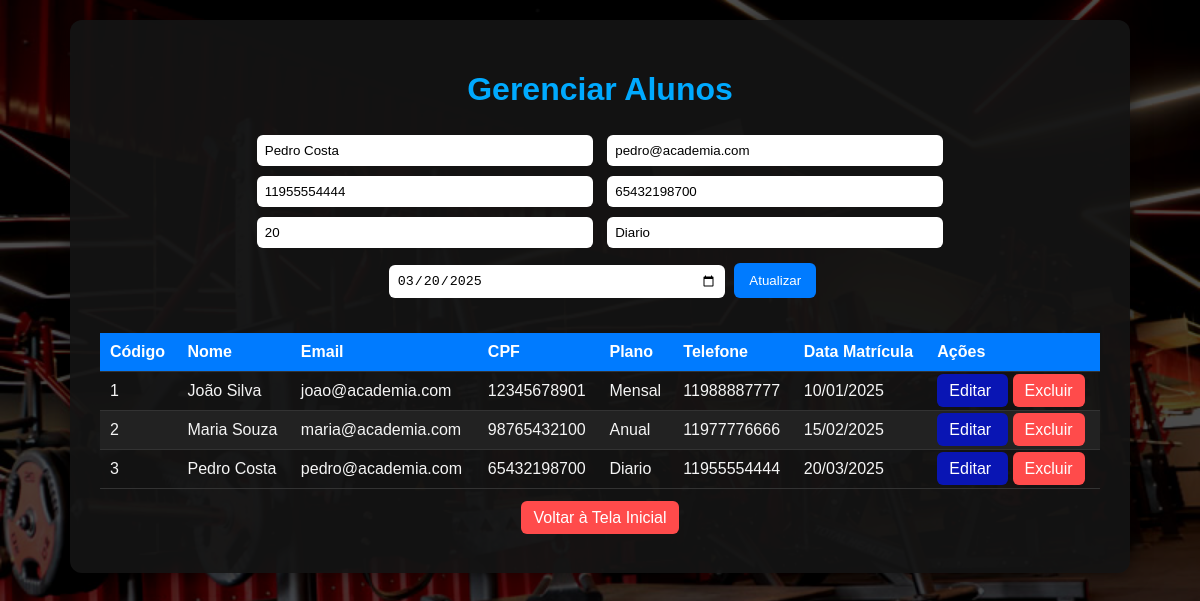
Page /aluno_crud.php?action=edit&id=3 (signed in) on the committed database.
### tables this page shows
CREATE TABLE aluno (
    cod_aluno bigint PRIMARY KEY auto_increment,
    nome_aluno varchar (50) not null,
    plano_pag varchar (20) not null,  
    idade varchar (2),
    telefone char(14),
    cpf char(14),
    email varchar (50),
    FOREIGN KEY (plano_pag) REFERENCES pag_aluno(plano_pag)
);

### aluno_crud.php (called while the page is built, shortened)
<?php
require_once 'backend/core/conexao.php';
require_once 'backend/class/Aluno.class.php';
$crud = new AlunoCRUD();
$action = $_GET['action'] ?? 'list';
$aluno_data = null;
if ($action === 'edit' && isset($_GET['id'])) {
    $aluno_data = $crud->buscarPorId($_GET['id']);
}
$alunos = $crud->listarTodos();
?>
<?php require_once 'views/aluno_list.view.php'; ?>

### backend/core/conexao.php (called while the page is built, shortened)
<?php
function conectar_db() {
    $dsn = 'mysql:host=' . DB_HOST . ';dbname=' . DB_NAME . ';charset=utf8';
    try {
        $pdo = new PDO($dsn, DB_USER, DB_PASS);
        $pdo->setAttribute(PDO::ATTR_ERRMODE, PDO::ERRMODE_EXCEPTION);
        return $pdo;
    } catch (PDOException $e) {
        die("Erro de Conexão com o Banco de Dados: " . $e->getMessage());
    }
}

### backend/class/aluno.class.php (called while the page is built, shortened)
<?php
require_once __DIR__ . '/../core/conexao.php';
class AlunoCRUD {
    private $pdo;
    public function __construct() {
        $this->pdo = conectar_db();
    }
    public function listarTodos() {
        $stmt = $this->pdo->query("SELECT * FROM aluno");
        return $stmt->fetchAll(PDO::FETCH_ASSOC);
    }
    public function buscarPorId($cod_aluno) {
        $stmt = $this->pdo->prepare("SELECT * FROM aluno WHERE cod_aluno = :id");
        $stmt->execute(['id' => $cod_aluno]);
        return $stmt->fetch(PDO::FETCH_ASSOC);
    }
}

### views/aluno_list.view.php (the view, shortened to what this page needs)
<!DOCTYPE html>
<html lang="pt-BR">
<head>
    <link rel="stylesheet" href="styles/aluno.css">
    </head>
<body>
<div class="container" id="container">
    <h1>Gerenciar Alunos</h1>
    <form method="POST">
        <input type="text" name="nome_aluno" placeholder="Nome" value="<?php echo $aluno_data['nome_aluno'] ?? ''; ?>">
        <input type="text" name="email" placeholder="Email" value="<?php echo $aluno_data['email'] ?? ''; ?>">
        <input type="text" name="telefone" placeholder="Telefone" value="<?php echo $aluno_data['telefone'] ?? ''; ?>">
        <input type="text" name="cpf" placeholder="CPF" value="<?php echo $aluno_data['cpf'] ?? ''; ?>">
        <input type="number" name="idade" placeholder="Idade" value="<?php echo $aluno_data['idade'] ?? ''; ?>">
        <input type="text" name="plano_pag" placeholder="Plano" value="<?php echo $aluno_data['plano_pag'] ?? ''; ?>">
        <input type="date" name="Data_matricula" value="<?php echo $aluno_data['Data_matricula'] ?? ''; ?>">
        <button type="submit">
            <?php echo isset($aluno_data) ? 'Atualizar' : 'Cadastrar'; ?>
        </button>
    </form>
<table>
    <thead>
        <tr>
            <th>Código</th>
            <th>Nome</th>
            <th>Email</th>
            <th>CPF</th>
            <th>Plano</th>
            <th>Telefone</th>
            <th>Data Matrícula</th>
            <th>Ações</th>
        </tr>
    </thead>
    <tbody>
    <?php foreach ($alunos as $aluno): ?>
        <tr>
            <td><?php echo $aluno['cod_aluno']; ?></td>
            <td><?php echo htmlspecialchars($aluno['nome_aluno']); ?></td>
            <td><?php echo htmlspecialchars($aluno['email']); ?></td>
            <td><?php echo htmlspecialchars($aluno['cpf']); ?></td>
            <td><?php echo htmlspecialchars($aluno['plano_pag']); ?></td>
            <td><?php echo htmlspecialchars($aluno['telefone']); ?></td>
            <td><?php echo !empty($aluno['Data_matricula']) ? date('d/m/Y', strtotime($aluno['Data_matricula'])) : 'N/A'; ?></td>
            <td>
                <a class="button-edit"
                   href="aluno_crud.php?action=edit&id=<?php echo $aluno['cod_aluno']; ?>">
                   Editar
                </a>
                <a class="button-delete"
                   href="aluno_crud.php?action=delete&id=<?php echo $aluno['cod_aluno']; ?>"
                   onclick="return confirm('Deseja realmente excluir?');">
                   Excluir
                </a>
            </td>
        </tr>
    <?php endforeach; ?>
    </tbody>
</table>
<p style="text-align:center; margin-top:20px;">
    <a class="button-delete" id="voltar" href="#" style="cursor:pointer;">
        Voltar à Tela Inicial
    </a>
</p>
</div>
</body>
</html>

### styles/aluno.css (style rules this page uses)
body { font-family: Arial, sans-serif; margin: 0; min-height: 100vh; padding: 20px 0; display: flex; justify-content: center; align-items: flex-start; color: #f5f5f5; background: url('../assets/fundo.jpg') no-repeat center center fixed; background-size: cover; overflow: hidden; }
body::before { content: ""; position: fixed; top:0; left:0; width:100%; height:100%; background: rgba(0,0,0,0.7); z-index: -1; }
.container { background: rgba(20,20,20,0.92); padding: 30px; border-radius: 12px; box-shadow: 0 0 20px rgba(0,0,0,0.5); width: 90%; max-width: 1000px; transform: translateY(50px); opacity: 0; transition: transform 0.6s ease, opacity 0.6s ease; }
.container.show { transform: translateY(0); opacity: 1; }
h1 { color: #00aaff; text-align: center; }
form { margin-bottom: 30px; text-align: center; }
form input, form select { width: calc(33% - 10px); margin: 5px; padding: 8px; border-radius: 6px; border: none; }
form button { background: #007bff; color: white; padding: 10px 15px; border-radius: 6px; border: none; cursor: pointer; margin-top: 10px; transition: 0.3s; }
table { width: 100%; border-collapse: collapse; }
th, td { padding: 10px; border-bottom: 1px solid #333; text-align: left; }
th { background: #007bff; color: white; }
tr:nth-child(even) { background: #222; }
.button-edit { background: #0915b4ff; color: white; padding: 8px 12px; border-radius: 6px; text-decoration: none; margin-right: 5px; transition: 0.3s; }
.button-delete { background: #ff4b4b; color: white; padding: 8px 12px; border-radius: 6px; text-decoration: none; transition: 0.3s; }

### rows in the picture
aluno: nome_aluno "Pedro Costa", email "pedro@academia.com", telefone "11955554444", cpf "65432198700", idade "20", plano_pag "Diario", Data_matricula "03/20/2025", cod_aluno "3", Data_matricula "20/03/2025"
aluno: cod_aluno "1", nome_aluno "João Silva", email "joao@academia.com", cpf "12345678901", plano_pag "Mensal", telefone "11988887777", Data_matricula "10/01/2025"
aluno: cod_aluno "2", nome_aluno "Maria Souza", email "maria@academia.com", cpf "98765432100", plano_pag "Anual", telefone "11977776666", Data_matricula "15/02/2025"
